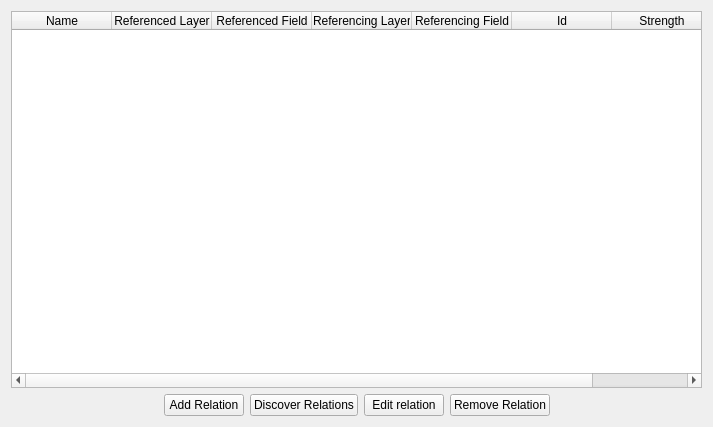
<?xml version="1.0" encoding="UTF-8"?>
<ui version="4.0">
 <class>QgsRelationManagerDialogBase</class>
 <widget class="QWidget" name="QgsRelationManagerDialogBase">
  <property name="geometry">
   <rect>
    <x>0</x>
    <y>0</y>
    <width>713</width>
    <height>427</height>
   </rect>
  </property>
  <property name="windowTitle">
   <string>Dialog</string>
  </property>
  <layout class="QVBoxLayout" name="verticalLayout">
   <item>
    <widget class="QTableWidget" name="mRelationsTable">
     <property name="selectionBehavior">
      <enum>QAbstractItemView::SelectRows</enum>
     </property>
     <property name="sortingEnabled">
      <bool>true</bool>
     </property>
     <attribute name="horizontalHeaderStretchLastSection">
      <bool>true</bool>
     </attribute>
     <attribute name="verticalHeaderShowSortIndicator" stdset="0">
      <bool>true</bool>
     </attribute>
     <column>
      <property name="text">
       <string>Name</string>
      </property>
     </column>
     <column>
      <property name="text">
       <string>Referenced Layer</string>
      </property>
      <property name="toolTip">
       <string>Referenced Layer (Parent)</string>
      </property>
     </column>
     <column>
      <property name="text">
       <string>Referenced Field</string>
      </property>
      <property name="toolTip">
       <string>Referenced Field</string>
      </property>
     </column>
     <column>
      <property name="text">
       <string>Referencing Layer</string>
      </property>
      <property name="toolTip">
       <string>Referencing Layer (Child)</string>
      </property>
     </column>
     <column>
      <property name="text">
       <string>Referencing Field</string>
      </property>
      <property name="toolTip">
       <string>Referencing Field</string>
      </property>
     </column>
     <column>
      <property name="text">
       <string>Id</string>
      </property>
      <property name="toolTip">
       <string>Id</string>
      </property>
     </column>
     <column>
      <property name="text">
       <string>Strength</string>
      </property>
      <property name="toolTip">
       <string>Strength</string>
      </property>
     </column>
    </widget>
   </item>
   <item>
    <layout class="QHBoxLayout" name="horizontalLayout">
     <item>
      <spacer name="horizontalSpacer">
       <property name="orientation">
        <enum>Qt::Horizontal</enum>
       </property>
       <property name="sizeHint" stdset="0">
        <size>
         <width>40</width>
         <height>20</height>
        </size>
       </property>
      </spacer>
     </item>
     <item>
      <widget class="QPushButton" name="mBtnAddRelation">
       <property name="text">
        <string>Add Relation</string>
       </property>
       <property name="icon">
        <iconset resource="../../images/images.qrc">
         <normaloff>:/images/themes/default/symbologyAdd.svg</normaloff>:/images/themes/default/symbologyAdd.svg</iconset>
       </property>
      </widget>
     </item>
     <item>
      <widget class="QPushButton" name="mBtnDiscoverRelations">
       <property name="text">
        <string>Discover Relations</string>
       </property>
       <property name="icon">
        <iconset resource="../../images/images.qrc">
         <normaloff>:/images/themes/default/symbologyAdd.svg</normaloff>:/images/themes/default/symbologyAdd.svg</iconset>
       </property>
      </widget>
     </item>
     <item>
      <widget class="QPushButton" name="mBtnEditRelation">
       <property name="text">
        <string>Edit relation</string>
       </property>
       <property name="icon">
        <iconset resource="../../images/images.qrc">
         <normaloff>:/images/themes/default/mActionToggleEditing.svg</normaloff>:/images/themes/default/mActionToggleEditing.svg</iconset>
       </property>
      </widget>
     </item>
     <item>
      <widget class="QPushButton" name="mBtnRemoveRelation">
       <property name="text">
        <string>Remove Relation</string>
       </property>
       <property name="icon">
        <iconset resource="../../images/images.qrc">
         <normaloff>:/images/themes/default/symbologyRemove.svg</normaloff>:/images/themes/default/symbologyRemove.svg</iconset>
       </property>
      </widget>
     </item>
     <item>
      <spacer name="horizontalSpacer_2">
       <property name="orientation">
        <enum>Qt::Horizontal</enum>
       </property>
       <property name="sizeHint" stdset="0">
        <size>
         <width>40</width>
         <height>20</height>
        </size>
       </property>
      </spacer>
     </item>
    </layout>
   </item>
  </layout>
 </widget>
 <resources>
  <include location="../../images/images.qrc"/>
 </resources>
 <connections/>
</ui>
